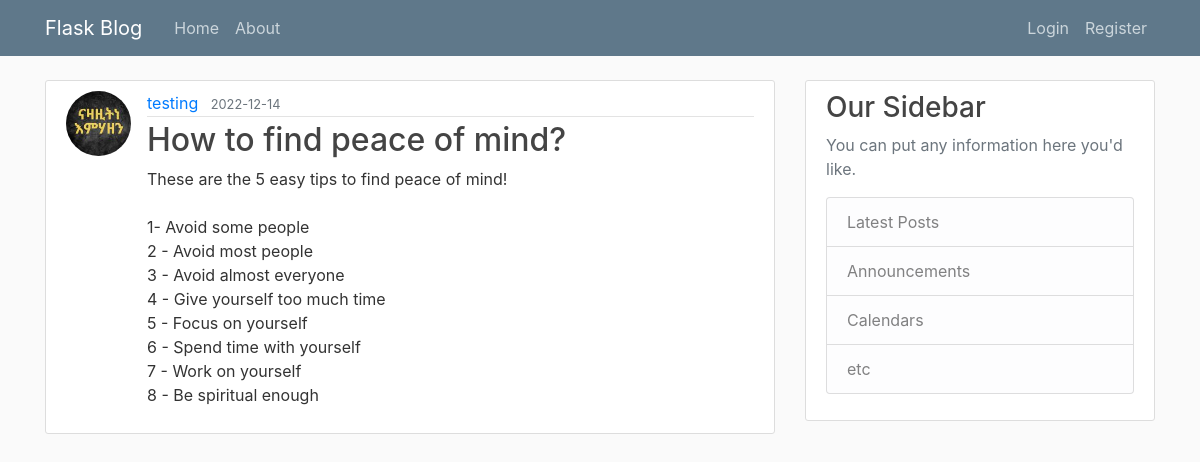
Page /posts/1 on the earlier database version.
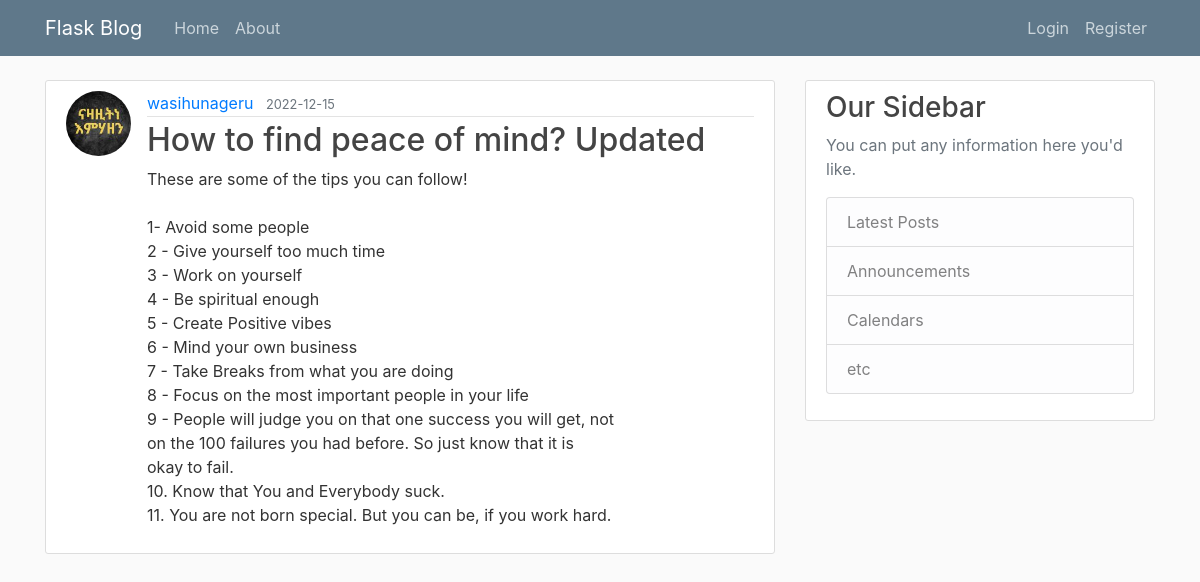
Same page on the later database version.
### flaskblog/models.py (models this page shows, shortened)
class User(db.Model, UserMixin):
    id = db.Column(db.Integer, primary_key=True)
    username = db.Column(db.String(20), unique=True, nullable=False)
    email = db.Column(db.String(120), unique=True, nullable=False)
    password = db.Column(db.String(60), nullable=False)
    image = db.Column(
        db.String(20),
        nullable=False,
        default="default.jpg",
    )
    posts = db.relationship("Post", backref="author", lazy=True)

class Post(db.Model):
    id = db.Column(db.Integer, primary_key=True)
    title = db.Column(db.String(100), nullable=False, unique=True)
    date_posted = db.Column(db.DateTime, nullable=False, default=datetime.utcnow())
    content = db.Column(db.Text, nullable=False)
    user_id = db.Column(db.Integer, db.ForeignKey("user.id"), nullable=False)

### flaskblog/posts/routes.py (the view)
@posts.route("/posts/<int:post_id>")
def post(post_id):
    post = Post.query.get_or_404(post_id)
    return render_template("posts/post.html", title=post.title, post=post)

### flaskblog/templates/posts/post.html (shortened to what this page needs)
{% extends 'layout.html' %}
{% block content %}
<article class="media content-section">
    <img class="rounded-circle article-img"
        src="{{url_for('static', filename='profile_pictures/'+post.author.image)}}" />
        <div class="media-body">
            <div class="article-metadata">
                <a class="mr-2" href="{{ url_for('users.user_posts', username=post.author.username) }}">{{ post.author.username }}</a>
                <small class="text-muted">{{ post.date_posted.strftime('%Y-%m-%d') }}</small>
            </div>
            <h2 class="article-title">{{ post.title }}</h2>
            <p class="article-content">{{ post.content }}</p>
          </div>
        </article>
{% endblock content %}

Differences in the rows shown:
changed User: author.username "testing" → "wasihunageru"
changed Post: date_posted "2022-12-14" → "2022-12-15"; title "How to find peace of mind?" → "How to find peace of mind? Updated"; content "These are the 5 easy tips to find peace of mind! 1- Avoid some people 2 - Avoid most people 3 - Avoid almost everyone 4 - Give yourself too much time 5 - Focus on yourself 6 - Spend time with yourself 7 - Work on yourself 8 - Be spiritual enough" → "These are some of the tips you can follow! 1- Avoid some people 2 - Give yourself too much time 3 - Work on yourself 4 - Be spiritual enough 5 - Create Positive vibes 6 - Mind your own business 7 - Take Breaks from what you are doing 8 - Focus on the most important people in your life 9 - People will judge you on that one success you will get, not on the 100 failures you had before. So just know that it is okay to fail. 10. Know that You and Everybody suck. 11. You are not born special. But you can be, if you work hard."
